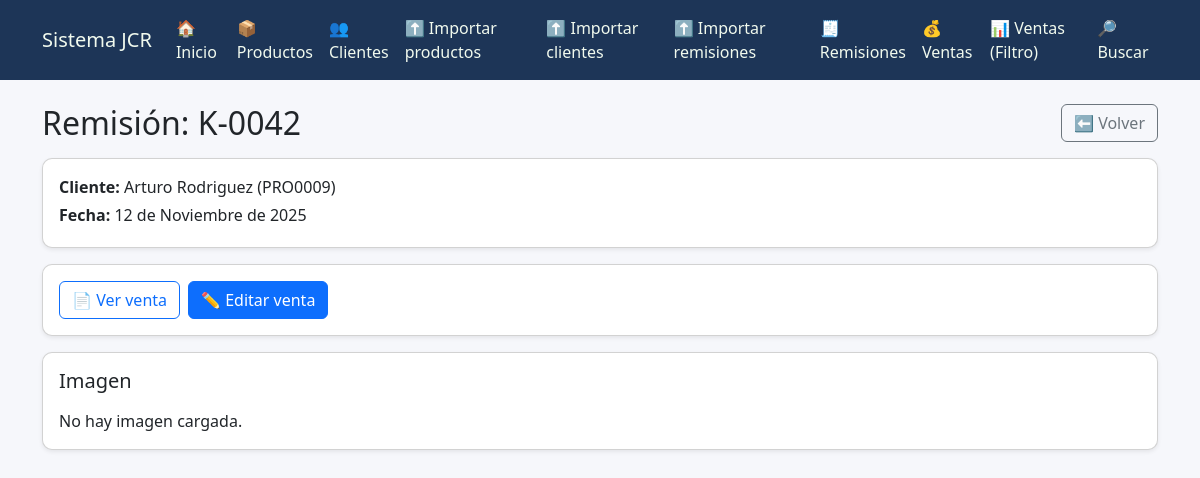
The page /remisiones/1/ on the database its author committed.
### sistema/models.py (models this page shows, shortened)
class Remision(models.Model):
    folio = models.CharField(max_length=50, db_index=True)
    cliente = models.ForeignKey(
        "sistema.Cliente",  # ajusta si tu modelo está en otra app o con otro nombre
        on_delete=models.PROTECT,
        related_name="remisiones",
    )
    fecha = models.DateField(db_index=True)
    imagen = models.ImageField(
        upload_to="remisiones/%Y/%m/",
        null=True,
        blank=True,
        help_text="Foto/escaneo de la remisión en papel."
    )
    observaciones = models.TextField(blank=True, default="")
    created_at = models.DateTimeField(auto_now_add=True)
    updated_at = models.DateTimeField(auto_now=True)
    class Meta:
        constraints = [
            models.UniqueConstraint(
                fields=["cliente", "folio"],
                name="uniq_remision_folio_por_cliente",
            )
        ]
        ordering = ["-fecha", "-id"]

class Cliente(models.Model):
    numero = models.IntegerField()
    proveedor = models.CharField(max_length=50)
    comercio = models.CharField(max_length=255)
    contacto = models.CharField(max_length=255, blank=True)
    direccion = models.CharField(max_length=255, blank=True)
    telefono = models.CharField(max_length=100, blank=True)
    referencia = models.CharField(max_length=255, blank=True)

### sistema/views.py (the view)
# urls.py: path("remisiones/<int:pk>/", views.remision_detail, name="remision_detail"),
def remision_detail(request, pk):
    remision = get_object_or_404(Remision.objects.select_related("cliente"), pk=pk)
    return render(request, "sistema/remision_detail.html", {"remision": remision})

### sistema/templates/sistema/remision_detail.html (shortened to what this page needs)
{% extends "sistema/base.html" %} {% block content %}
<div class="d-flex justify-content-between align-items-center mb-3">
  <h2 class="mb-0">Remisión: {{ remision.folio }}</h2>
  <a class="btn btn-outline-secondary" href="/remisiones/">⬅️ Volver</a>
</div>
<div class="card shadow-sm mb-3">
  <div class="card-body">
    <p class="mb-1">
      <strong>Cliente:</strong>
      {{ remision.cliente.comercio }} ({{ remision.cliente.proveedor }})
    </p>
    <p class="mb-1"><strong>Fecha:</strong> {{ remision.fecha }}</p>
  </div>
</div>
<div class="card shadow-sm mb-3">
  <div class="card-body d-flex gap-2 flex-wrap">
    {% if remision.venta %}
    <a class="btn btn-outline-primary" href="/ventas/{{ remision.venta.id }}/">
      📄 Ver venta
    </a>
    <a class="btn btn-primary" href="/ventas/{{ remision.venta.id }}/editar/">
      ✏️ Editar venta
    </a>
    {% else %}
    <a class="btn btn-primary" href="/ventas/nueva/{{ remision.id }}/">
      💰 Registrar venta
    </a>
    {% endif %}
  </div>
</div>
<div class="card shadow-sm">
  <div class="card-body">
    <h5 class="mb-3">Imagen</h5>
    {% if remision.imagen %}
    <img
      src="{{ remision.imagen.url }}"
      class="img-fluid rounded"
      alt="Remisión"
    />
    {% else %}
    <p class="mb-0">No hay imagen cargada.</p>
    {% endif %}
  </div>
</div>
{% endblock %}

### sistema/templates/sistema/base.html (style rules this page uses)
body { background-color: #f6f7fb; }
.card { border-radius: 10px; }

### rows shown on the page
Remision: folio "K-0042", cliente.comercio "Arturo Rodriguez", cliente.proveedor "PRO0009", fecha "12 de Noviembre de 2025"
